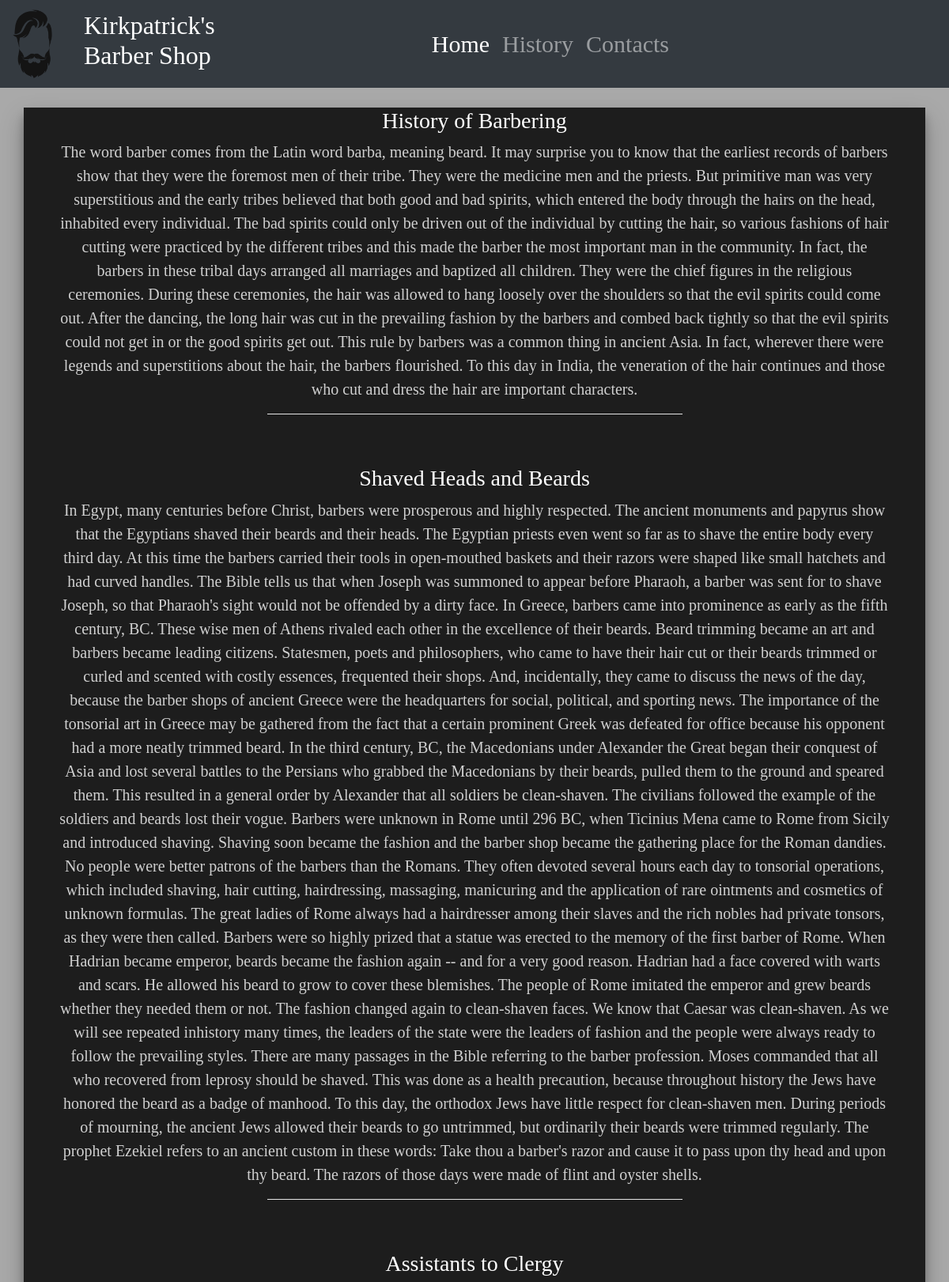
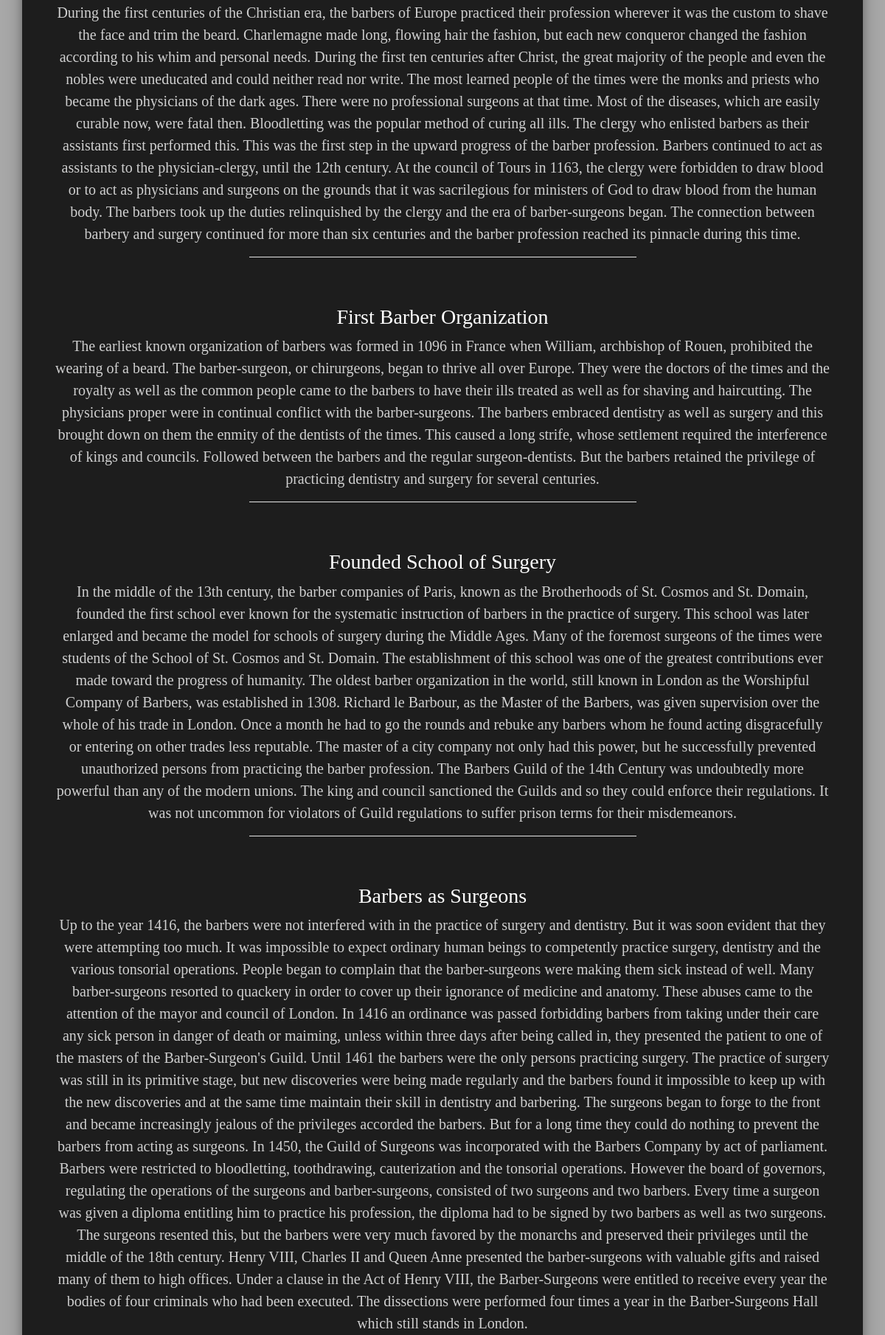
/history.html/ (upper part), run on the app's committed database (2 pictures, top to bottom).
### theblog/models.py (models this page shows)
class History(models.Model):
    title = models.CharField(max_length=255)
    body = models.TextField()

### theblog/views.py (the view)
# urls.py: path('history.html/', HistoryView.as_view(), name="history"),
class HistoryView(ListView):
    model = History
    template_name = 'history.html'

### theblog/templates/history.html
{% extends 'base.html' %}
{% block content %}
<div class="postsqwe">
{% for post in object_list %}
     <h3> {{ post.title }} </h3>
    <p>{{ post.body }}</p><hr color="white"></br></br>
{% endfor %}
</div>
 {% endblock %}

### theblog/static/css/site.css (style rules this page uses)
p { font-family:NewFont; color: #d0d0d0; font-size: 20px; }
h3 { font-family:NewFont; }
body { background-color: #A9A9A9; }
.postsqwe { text-align:center; margin-top: 25px; background-color:#1d1d1d; padding-left: 30px; padding-right: 30px; }
hr { width: 50%; }

### data on the page
History: title "History of Barbering", body "The word barber comes from the Latin word barba, meaning beard. It may surprise you to know that the earliest records of barbers show that they were the foremost men of their tribe. They were the medicine men and the priests. But primitive man was very superstitious and the early tribes believed that both good and bad spirits, which entered the body through the hairs on the head, inhabited every individual. The bad spirits could only be driven out of the individual by cutting the hair, so various fashions of hair cutting were practiced by the different tribes and this made the barber the most important man in the community. In fact, the barbers in these tribal days arranged all marriages…"
History: title "Shaved Heads and Beards", body "In Egypt, many centuries before Christ, barbers were prosperous and highly respected. The ancient monuments and papyrus show that the Egyptians shaved their beards and their heads. The Egyptian priests even went so far as to shave the entire body every third day. At this time the barbers carried their tools in open-mouthed baskets and their razors were shaped like small hatchets and had curved handles. The Bible tells us that when Joseph was summoned to appear before Pharaoh, a barber was sent for to shave Joseph, so that Pharaoh's sight would not be offended by a dirty face. In Greece, barbers came into prominence as early as the fifth century, BC. These wise men of Athens rivaled each…"
History: title "Assistants to Clergy", body "During the first centuries of the Christian era, the barbers of Europe practiced their profession wherever it was the custom to shave the face and trim the beard. Charlemagne made long, flowing hair the fashion, but each new conqueror changed the fashion according to his whim and personal needs. During the first ten centuries after Christ, the great majority of the people and even the nobles were uneducated and could neither read nor write. The most learned people of the times were the monks and priests who became the physicians of the dark ages. There were no professional surgeons at that time. Most of the diseases, which are easily curable now, were fatal then. Bloodletting was the…"
History: title "First Barber Organization", body "The earliest known organization of barbers was formed in 1096 in France when William, archbishop of Rouen, prohibited the wearing of a beard. The barber-surgeon, or chirurgeons, began to thrive all over Europe. They were the doctors of the times and the royalty as well as the common people came to the barbers to have their ills treated as well as for shaving and haircutting. The physicians proper were in continual conflict with the barber-surgeons. The barbers embraced dentistry as well as surgery and this brought down on them the enmity of the dentists of the times. This caused a long strife, whose settlement required the interference of kings and councils. Followed between the barbers and…"
History: title "Founded School of Surgery", body "In the middle of the 13th century, the barber companies of Paris, known as the Brotherhoods of St. Cosmos and St. Domain, founded the first school ever known for the systematic instruction of barbers in the practice of surgery. This school was later enlarged and became the model for schools of surgery during the Middle Ages. Many of the foremost surgeons of the times were students of the School of St. Cosmos and St. Domain. The establishment of this school was one of the greatest contributions ever made toward the progress of humanity. The oldest barber organization in the world, still known in London as the Worshipful Company of Barbers, was established in 1308. Richard le Barbour, as the…"
History: title "Barbers as Surgeons", body "Up to the year 1416, the barbers were not interfered with in the practice of surgery and dentistry. But it was soon evident that they were attempting too much. It was impossible to expect ordinary human beings to competently practice surgery, dentistry and the various tonsorial operations. People began to complain that the barber-surgeons were making them sick instead of well. Many barber-surgeons resorted to quackery in order to cover up their ignorance of medicine and anatomy. These abuses came to the attention of the mayor and council of London. In 1416 an ordinance was passed forbidding barbers from taking under their care any sick person in danger of death or maiming, unless within…"
